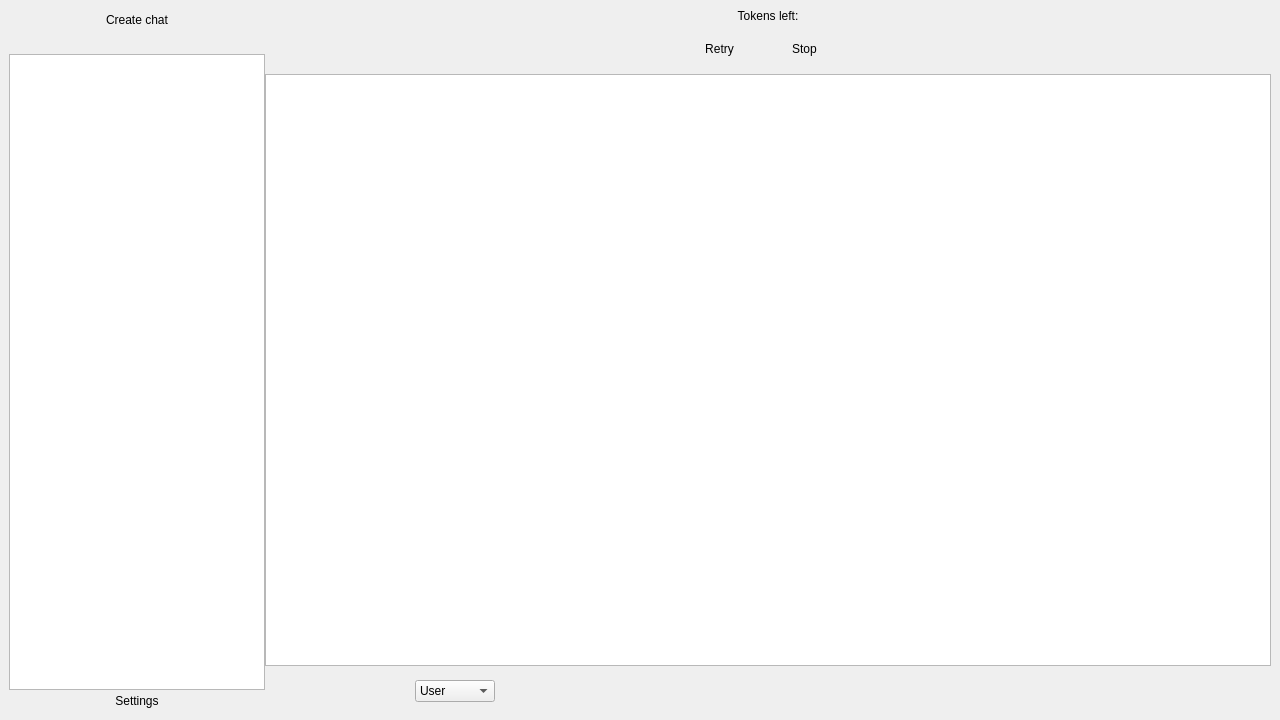
<?xml version="1.0" encoding="UTF-8"?>
<ui version="4.0">
 <class>MainWindow</class>
 <widget class="QMainWindow" name="MainWindow">
  <property name="geometry">
   <rect>
    <x>0</x>
    <y>0</y>
    <width>1280</width>
    <height>720</height>
   </rect>
  </property>
  <property name="windowTitle">
   <string notr="true">MindMate</string>
  </property>
  <property name="windowIcon">
   <iconset resource="../resources/resources.qrc">
    <normaloff>:/icons/MindMateLogo.svg</normaloff>:/icons/MindMateLogo.svg</iconset>
  </property>
  <property name="locale">
   <locale language="English" country="UnitedStates"/>
  </property>
  <widget class="QWidget" name="centralwidget">
   <layout class="QHBoxLayout" name="horizontalLayout_2">
    <item>
     <layout class="QFormLayout" name="formLayout">
      <property name="horizontalSpacing">
       <number>0</number>
      </property>
      <property name="verticalSpacing">
       <number>0</number>
      </property>
      <item row="0" column="0">
       <layout class="QVBoxLayout" name="verticalLayout">
        <item>
         <widget class="QToolButton" name="newChatButton">
          <property name="sizePolicy">
           <sizepolicy hsizetype="Preferred" vsizetype="Fixed">
            <horstretch>0</horstretch>
            <verstretch>0</verstretch>
           </sizepolicy>
          </property>
          <property name="locale">
           <locale language="English" country="UnitedStates"/>
          </property>
          <property name="text">
           <string>Create chat</string>
          </property>
          <property name="icon">
           <iconset theme="list-add">
            <normaloff>.</normaloff>.</iconset>
          </property>
          <property name="toolButtonStyle">
           <enum>Qt::ToolButtonTextUnderIcon</enum>
          </property>
          <property name="autoRaise">
           <bool>true</bool>
          </property>
         </widget>
        </item>
        <item>
         <spacer name="verticalSpacer">
          <property name="orientation">
           <enum>Qt::Vertical</enum>
          </property>
          <property name="sizeType">
           <enum>QSizePolicy::Maximum</enum>
          </property>
          <property name="sizeHint" stdset="0">
           <size>
            <width>20</width>
            <height>24</height>
           </size>
          </property>
         </spacer>
        </item>
        <item>
         <widget class="QListWidget" name="chatList">
          <property name="focusPolicy">
           <enum>Qt::NoFocus</enum>
          </property>
          <property name="contextMenuPolicy">
           <enum>Qt::NoContextMenu</enum>
          </property>
          <property name="verticalScrollBarPolicy">
           <enum>Qt::ScrollBarAlwaysOff</enum>
          </property>
          <property name="horizontalScrollBarPolicy">
           <enum>Qt::ScrollBarAlwaysOff</enum>
          </property>
          <property name="verticalScrollMode">
           <enum>QAbstractItemView::ScrollPerPixel</enum>
          </property>
         </widget>
        </item>
        <item>
         <widget class="QToolButton" name="settingsButton">
          <property name="sizePolicy">
           <sizepolicy hsizetype="Preferred" vsizetype="Fixed">
            <horstretch>0</horstretch>
            <verstretch>0</verstretch>
           </sizepolicy>
          </property>
          <property name="locale">
           <locale language="English" country="UnitedStates"/>
          </property>
          <property name="text">
           <string>Settings</string>
          </property>
          <property name="icon">
           <iconset theme="preferences-other">
            <normaloff>.</normaloff>.</iconset>
          </property>
          <property name="toolButtonStyle">
           <enum>Qt::ToolButtonTextUnderIcon</enum>
          </property>
          <property name="autoRaise">
           <bool>true</bool>
          </property>
         </widget>
        </item>
       </layout>
      </item>
      <item row="0" column="1">
       <layout class="QVBoxLayout" name="verticalLayout_2">
        <property name="spacing">
         <number>6</number>
        </property>
        <item>
         <layout class="QVBoxLayout" name="verticalLayout_3">
          <item>
           <widget class="QLabel" name="countToken">
            <property name="text">
             <string notr="true">Tokens left:</string>
            </property>
            <property name="alignment">
             <set>Qt::AlignCenter</set>
            </property>
           </widget>
          </item>
          <item>
           <layout class="QHBoxLayout" name="horizontalLayout">
            <item>
             <spacer name="horizontalSpacer_5">
              <property name="orientation">
               <enum>Qt::Horizontal</enum>
              </property>
              <property name="sizeType">
               <enum>QSizePolicy::Maximum</enum>
              </property>
              <property name="sizeHint" stdset="0">
               <size>
                <width>32</width>
                <height>28</height>
               </size>
              </property>
             </spacer>
            </item>
            <item>
             <spacer name="horizontalSpacer_3">
              <property name="orientation">
               <enum>Qt::Horizontal</enum>
              </property>
              <property name="sizeHint" stdset="0">
               <size>
                <width>40</width>
                <height>28</height>
               </size>
              </property>
             </spacer>
            </item>
            <item>
             <widget class="QToolButton" name="retryButton">
              <property name="sizePolicy">
               <sizepolicy hsizetype="Fixed" vsizetype="Preferred">
                <horstretch>0</horstretch>
                <verstretch>0</verstretch>
               </sizepolicy>
              </property>
              <property name="text">
               <string>Retry</string>
              </property>
              <property name="icon">
               <iconset theme="view-refresh">
                <normaloff>.</normaloff>.</iconset>
              </property>
              <property name="iconSize">
               <size>
                <width>32</width>
                <height>32</height>
               </size>
              </property>
              <property name="toolButtonStyle">
               <enum>Qt::ToolButtonTextBesideIcon</enum>
              </property>
              <property name="autoRaise">
               <bool>true</bool>
              </property>
             </widget>
            </item>
            <item>
             <widget class="QLabel" name="loading">
              <property name="sizePolicy">
               <sizepolicy hsizetype="Fixed" vsizetype="Fixed">
                <horstretch>0</horstretch>
                <verstretch>0</verstretch>
               </sizepolicy>
              </property>
              <property name="minimumSize">
               <size>
                <width>32</width>
                <height>32</height>
               </size>
              </property>
              <property name="text">
               <string/>
              </property>
              <property name="textInteractionFlags">
               <set>Qt::NoTextInteraction</set>
              </property>
             </widget>
            </item>
            <item>
             <widget class="QToolButton" name="stopButton">
              <property name="sizePolicy">
               <sizepolicy hsizetype="Fixed" vsizetype="Preferred">
                <horstretch>0</horstretch>
                <verstretch>0</verstretch>
               </sizepolicy>
              </property>
              <property name="text">
               <string>Stop</string>
              </property>
              <property name="icon">
               <iconset theme="media-playback-stop">
                <normaloff>.</normaloff>.</iconset>
              </property>
              <property name="iconSize">
               <size>
                <width>32</width>
                <height>32</height>
               </size>
              </property>
              <property name="toolButtonStyle">
               <enum>Qt::ToolButtonTextBesideIcon</enum>
              </property>
              <property name="autoRaise">
               <bool>true</bool>
              </property>
             </widget>
            </item>
            <item>
             <spacer name="horizontalSpacer_4">
              <property name="orientation">
               <enum>Qt::Horizontal</enum>
              </property>
              <property name="sizeHint" stdset="0">
               <size>
                <width>40</width>
                <height>28</height>
               </size>
              </property>
             </spacer>
            </item>
            <item>
             <widget class="QToolButton" name="chatSettingsButton">
              <property name="enabled">
               <bool>true</bool>
              </property>
              <property name="sizePolicy">
               <sizepolicy hsizetype="Fixed" vsizetype="Preferred">
                <horstretch>0</horstretch>
                <verstretch>0</verstretch>
               </sizepolicy>
              </property>
              <property name="icon">
               <iconset theme="preferences-desktop">
                <normaloff>.</normaloff>.</iconset>
              </property>
              <property name="iconSize">
               <size>
                <width>32</width>
                <height>32</height>
               </size>
              </property>
              <property name="autoRaise">
               <bool>true</bool>
              </property>
             </widget>
            </item>
           </layout>
          </item>
         </layout>
        </item>
        <item>
         <widget class="QListWidget" name="historyList">
          <property name="sizePolicy">
           <sizepolicy hsizetype="MinimumExpanding" vsizetype="Expanding">
            <horstretch>0</horstretch>
            <verstretch>0</verstretch>
           </sizepolicy>
          </property>
          <property name="focusPolicy">
           <enum>Qt::NoFocus</enum>
          </property>
          <property name="styleSheet">
           <string notr="true">QListWidget
{
	background-color: none;
}
</string>
          </property>
          <property name="frameShape">
           <enum>QFrame::StyledPanel</enum>
          </property>
          <property name="horizontalScrollBarPolicy">
           <enum>Qt::ScrollBarAlwaysOff</enum>
          </property>
          <property name="autoScroll">
           <bool>false</bool>
          </property>
          <property name="autoScrollMargin">
           <number>0</number>
          </property>
          <property name="editTriggers">
           <set>QAbstractItemView::NoEditTriggers</set>
          </property>
          <property name="showDropIndicator" stdset="0">
           <bool>false</bool>
          </property>
          <property name="defaultDropAction">
           <enum>Qt::IgnoreAction</enum>
          </property>
          <property name="selectionMode">
           <enum>QAbstractItemView::NoSelection</enum>
          </property>
          <property name="verticalScrollMode">
           <enum>QAbstractItemView::ScrollPerPixel</enum>
          </property>
         </widget>
        </item>
        <item>
         <layout class="QHBoxLayout" name="horizontalLayout_TextField">
          <property name="spacing">
           <number>0</number>
          </property>
          <item>
           <spacer name="horizontalSpacer">
            <property name="orientation">
             <enum>Qt::Horizontal</enum>
            </property>
            <property name="sizeType">
             <enum>QSizePolicy::Maximum</enum>
            </property>
            <property name="sizeHint" stdset="0">
             <size>
              <width>150</width>
              <height>32</height>
             </size>
            </property>
           </spacer>
          </item>
          <item>
           <widget class="QComboBox" name="roleBox">
            <property name="sizePolicy">
             <sizepolicy hsizetype="Maximum" vsizetype="Maximum">
              <horstretch>0</horstretch>
              <verstretch>0</verstretch>
             </sizepolicy>
            </property>
            <property name="focusPolicy">
             <enum>Qt::NoFocus</enum>
            </property>
            <property name="currentIndex">
             <number>0</number>
            </property>
            <property name="sizeAdjustPolicy">
             <enum>QComboBox::AdjustToContents</enum>
            </property>
            <item>
             <property name="text">
              <string>User</string>
             </property>
            </item>
            <item>
             <property name="text">
              <string>System</string>
             </property>
            </item>
            <item>
             <property name="text">
              <string>Assistant</string>
             </property>
            </item>
           </widget>
          </item>
          <item>
           <spacer name="horizontalSpacer_6">
            <property name="orientation">
             <enum>Qt::Horizontal</enum>
            </property>
            <property name="sizeType">
             <enum>QSizePolicy::Fixed</enum>
            </property>
            <property name="sizeHint" stdset="0">
             <size>
              <width>10</width>
              <height>20</height>
             </size>
            </property>
           </spacer>
          </item>
          <item>
           <widget class="NewTextEdit" name="textInput" native="true">
            <property name="sizePolicy">
             <sizepolicy hsizetype="Expanding" vsizetype="Preferred">
              <horstretch>0</horstretch>
              <verstretch>0</verstretch>
             </sizepolicy>
            </property>
           </widget>
          </item>
          <item>
           <spacer name="horizontalSpacer_7">
            <property name="orientation">
             <enum>Qt::Horizontal</enum>
            </property>
            <property name="sizeType">
             <enum>QSizePolicy::Fixed</enum>
            </property>
            <property name="sizeHint" stdset="0">
             <size>
              <width>10</width>
              <height>20</height>
             </size>
            </property>
           </spacer>
          </item>
          <item>
           <widget class="QToolButton" name="sendButton">
            <property name="sizePolicy">
             <sizepolicy hsizetype="Fixed" vsizetype="Preferred">
              <horstretch>0</horstretch>
              <verstretch>0</verstretch>
             </sizepolicy>
            </property>
            <property name="text">
             <string/>
            </property>
            <property name="icon">
             <iconset theme="mail-send">
              <normaloff>.</normaloff>.</iconset>
            </property>
            <property name="iconSize">
             <size>
              <width>32</width>
              <height>32</height>
             </size>
            </property>
            <property name="autoRaise">
             <bool>true</bool>
            </property>
           </widget>
          </item>
          <item>
           <spacer name="horizontalSpacer_2">
            <property name="orientation">
             <enum>Qt::Horizontal</enum>
            </property>
            <property name="sizeType">
             <enum>QSizePolicy::Maximum</enum>
            </property>
            <property name="sizeHint" stdset="0">
             <size>
              <width>150</width>
              <height>20</height>
             </size>
            </property>
           </spacer>
          </item>
         </layout>
        </item>
       </layout>
      </item>
     </layout>
    </item>
   </layout>
  </widget>
 </widget>
 <customwidgets>
  <customwidget>
   <class>NewTextEdit</class>
   <extends>QWidget</extends>
   <header>NewTextEdit.h</header>
  </customwidget>
 </customwidgets>
 <resources>
  <include location="../resources/resources.qrc"/>
 </resources>
 <connections/>
</ui>
